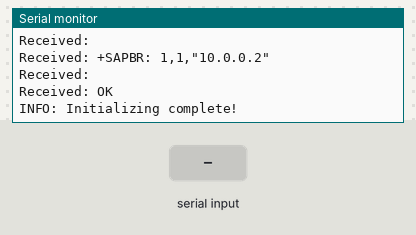
The sketch below on a simulated Arduino MKR. Shown: the last lines printed to the serial monitor. The test bench sets the inputs (shaded band). The modem accepts every AT command (registered, SIM ready, sends succeed) and sends nothing else.

Above: at 1.3 s.
1.4 s: "ERROR\n" received over the second serial link
At 2.2 s:
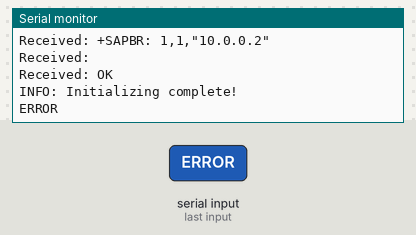
2.9 s: "OK\n" received over the second serial link
At 3.3 s:
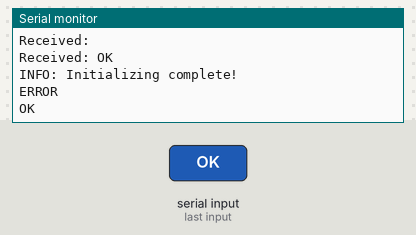
4.4 s: "1\n" received over the second serial link
At 5.6 s:
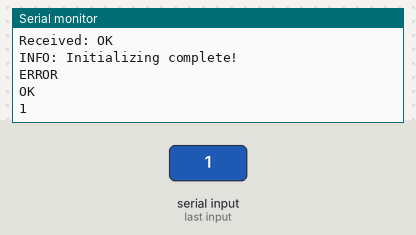
Timing chart, 0 to 7.4 s (numbered marks = the images above; inputs shaded):
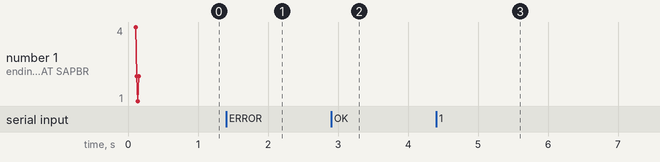

The sketch:

test_gsm_1.ino-FUNCTIONAL.ino
```cpp
//#define TINY_GSM_MODEM_SIM800

//#include <TinyGsmClient.h>
#include <ArduinoHttpClient.h>
#include <SoftwareSerial.h>

SoftwareSerial mySerial(3, 2); // SIM800L Tx & Rx Arduino #3 & #2
// portocaliu pin3, maro pin2
bool sendCommand(String command, unsigned long timeout = 5000);

bool connectionEstablished = false;
//
//char apn[]  = "internet";
//char user[] = "";
//char pass[] = "";
//
//const char server[] = "disertatie-api.azurewebsites.net";
//const char resource[] = "/t";
//const int  port = 80;

//TinyGsm modem(mySerial);
//TinyGsmClient client(modem);
//HttpClient http(modem, server, port);


void setup() {
  Serial.begin(9600);
  mySerial.begin(9600);
  Serial.println("INFO: Trying to connect to the network...");
  connectionEstablished = establishConnection();
  if (connectionEstablished) {
    Serial.println("INFO: Initializing complete!");
  } else {
    Serial.println("ERROR: Connection establishment failed.Entering debugging mode");
    while (true) {
      while (Serial.available())
      {
        mySerial.write(Serial.read());//Forward what Serial received to Software Serial Port
      }
      while (mySerial.available())
      {
        Serial.write(mySerial.read());//Forward what Software Serial received to Serial Port
      }
    }
  }
  //  Serial.println("Initializing modem...");
  //  modem.restart();
  //  Serial.println("Restart Over...........");
  //  String modemInfo = modem.getModemInfo();
  //  Serial.print("Modem: ");
  //  Serial.println(modemInfo);
  //  modem.init();
  //  if (modem.isGprsConnected()) {
  //    Serial.println("GPRS connected");
  //  }
}

void loop() {
  if (connectionEstablished) {
    static unsigned long lastSendTime = 0;
    unsigned long currentTime = millis();

    //    Send data every 1000 milliseconds
    if (currentTime - lastSendTime >= 10000) {
      sendData();
      lastSendTime = currentTime;
    }

  }
  while (Serial.available())
  {
    mySerial.write(Serial.read());//Forward what Serial received to Software Serial Port
  }
  while (mySerial.available())
  {
    Serial.write(mySerial.read());//Forward what Software Serial received to Serial Port
  }
}

bool establishConnection() {
  if (!sendCommand("AT+CMEE=2")) return false;
  if (!sendCommand("AT")) return false;
  if (!sendCommand("AT+CSQ")) return false;
  if (!sendCommand("AT+CREG?")) return false;
  //  if (!sendCommand("AT+COPS=1,2, \"22605\"")) return false;
  //  delay(5000);
  //  if (!sendCommand("AT+CREG?")) return false;
  if (!sendCommand("AT+CGREG?")) return false;
//  if (!sendCommand("AT+SAPBR=2,1")) return false;
  if (!sendCommand("AT+SAPBR=3,1,\"CONTYPE\",\"GPRS\"")) return false;
  if (!sendCommand("AT+SAPBR=3,1,\"APN\",\"live.vodafone.com\"")) return false;
  if (!sendCommand("AT+SAPBR=3,1,\"USER\",\"live\"")) return false;
  if (!sendCommand("AT+SAPBR=3,1,\"PWD\",\"\"")) return false;
  if (!sendCommand("AT+SAPBR=4,1")) return false;
  if (!sendCommand("AT+SAPBR=2,1")) return false;
  // Activate SAPBR context
  if (!sendCommand("AT+SAPBR=1,1")) {
    Serial.println("Failed to activate bearer. Trying again...");
    delay(5000); // Wait for a bit before retrying
    if (!sendCommand("AT+SAPBR=1,1")) {
      Serial.println("Failed to activate bearer on second attempt. Exiting...");
      return false;
    }
  }

  // Optionally, check the status again before deactivating
  sendCommand("AT+SAPBR=2,1");

  // Deactivate SAPBR context
//  if (!sendCommand("AT+SAPBR=0,1")) {
//    Serial.println("Deactivation failed, trying again...");
//    delay(1000); // Wait for a bit before retrying
//    if (!sendCommand("AT+SAPBR=0,1")) {
//      Serial.println("Still failed on deactivation. Check status or conditions.");
//    }
//  }
  return true;
}

void sendData() {
  sendCommand("AT+HTTPINIT");
  sendCommand("AT+HTTPSSL=1");

  // Send HTTP GET request
  String apiURL = "https://disertatie-api.azurewebsites.net/t";
  //  String apiURL = "http://minimalsites.com/";
  sendCommand("AT+HTTPPARA=\"URL\",\"" + apiURL + "\"");
  delay(1000); // Add a small delay to ensure the command is processed properly

  sendCommand("AT+HTTPPARA=\"CID\",1");
//  sendCommand("AT+HTTPSSL=1");
//  delay(1000);

  sendCommand("AT+HTTPACTION=0");
  delay(1000); // Wait for response

  sendCommand("AT+HTTPREAD");
  delay(1000); // Wait for response

  sendCommand("AT+HTTPTERM");
}

void clearSerialBuffer() {
  while (mySerial.available()) {
    mySerial.read();
  }
}


bool sendCommand(String command, unsigned long timeout) {
  clearSerialBuffer();  // Clear any residual data from previous commands
  Serial.print("Sending: ");
  Serial.println(command);
  mySerial.println(command);

  unsigned long startTime = millis();
  String response = "";

  while (millis() - startTime < timeout) {
    while (mySerial.available()) {
      char c = mySerial.read();
      response += c;
      if (c == '\n') {
        Serial.print("Received: ");  // Make sure to output the received data for debugging
        Serial.print(response);
        if (response.indexOf("ERROR") != -1) {
          return false;
        }
        if (response.indexOf("OK") != -1) {
          return true;  // Command was successful
        }
        response = "";  // Reset response string for the next line
      }
    }
  }
  Serial.println("ERROR: Response timeout");
  return false;  // Timeout reached without "OK"
}
```

Measured:
- after the input at 1.4 s, the serial monitor: prints a new line at once (image 1)
- after the input at 2.9 s, the serial monitor: prints a new line at once (image 2)
- after the input at 4.4 s, the serial monitor: prints a new line at once (image 3)
